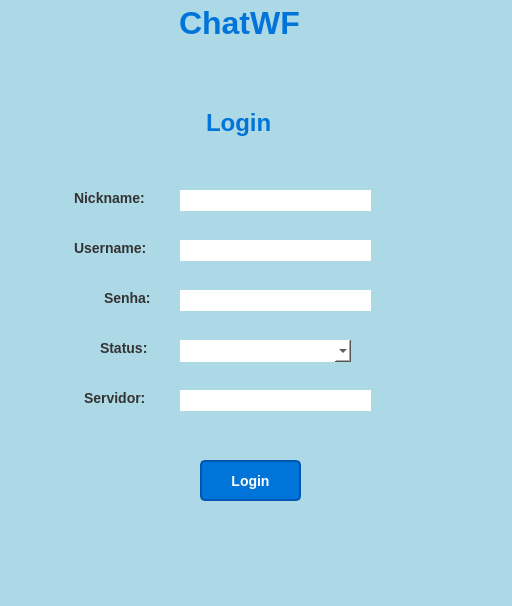
<?xml version="1.0" encoding="UTF-8"?>
<ui version="4.0">
 <class>MainWindow</class>
 <widget class="QMainWindow" name="MainWindow">
  <property name="geometry">
   <rect>
    <x>0</x>
    <y>0</y>
    <width>512</width>
    <height>606</height>
   </rect>
  </property>
  <property name="windowTitle">
   <string>Autenticação</string>
  </property>
  <property name="styleSheet">
   <string notr="true">background-color: #add8e6;</string>
  </property>
  <widget class="QWidget" name="centralwidget">
   <widget class="QLabel" name="labelNickname">
    <property name="geometry">
     <rect>
      <x>70</x>
      <y>190</y>
      <width>81</width>
      <height>21</height>
     </rect>
    </property>
    <property name="styleSheet">
     <string notr="true">color: #333; font-size: 14px; font-weight: bold; margin-bottom: 5px;</string>
    </property>
    <property name="text">
     <string>Nickname:</string>
    </property>
   </widget>
   <widget class="QLabel" name="labelUsername">
    <property name="geometry">
     <rect>
      <x>70</x>
      <y>240</y>
      <width>81</width>
      <height>21</height>
     </rect>
    </property>
    <property name="styleSheet">
     <string notr="true">color: #333; font-size: 14px; font-weight: bold; margin-bottom: 5px;</string>
    </property>
    <property name="text">
     <string>Username:</string>
    </property>
   </widget>
   <widget class="QLabel" name="labelSenha">
    <property name="geometry">
     <rect>
      <x>100</x>
      <y>290</y>
      <width>51</width>
      <height>20</height>
     </rect>
    </property>
    <property name="styleSheet">
     <string notr="true">color: #333; font-size: 14px; font-weight: bold; margin-bottom: 5px;</string>
    </property>
    <property name="text">
     <string>Senha:</string>
    </property>
   </widget>
   <widget class="QLabel" name="labelLogin">
    <property name="geometry">
     <rect>
      <x>200</x>
      <y>100</y>
      <width>111</width>
      <height>51</height>
     </rect>
    </property>
    <property name="styleSheet">
     <string notr="true">color: #0074d9; font-size: 24px; font-weight: bold; margin-bottom: 5px;</string>
    </property>
    <property name="text">
     <string>Login</string>
    </property>
   </widget>
   <widget class="QLabel" name="labelStatus">
    <property name="geometry">
     <rect>
      <x>96</x>
      <y>340</y>
      <width>61</width>
      <height>20</height>
     </rect>
    </property>
    <property name="styleSheet">
     <string notr="true">color: #333; font-size: 14px; font-weight: bold; margin-bottom: 5px;</string>
    </property>
    <property name="text">
     <string>Status:</string>
    </property>
   </widget>
   <widget class="QPushButton" name="pushButtonLogin">
    <property name="geometry">
     <rect>
      <x>200</x>
      <y>460</y>
      <width>101</width>
      <height>41</height>
     </rect>
    </property>
    <property name="styleSheet">
     <string notr="true">    background-color: #0074D9;
    color: #FFFFFF; 
    border: 2px solid #0056b3; 
    border-radius: 5px; 
    padding: 5px 15px;
    font-size: 14px;
    font-weight: bold;</string>
    </property>
    <property name="text">
     <string>Login</string>
    </property>
   </widget>
   <widget class="QLineEdit" name="lineEditNickname">
    <property name="geometry">
     <rect>
      <x>180</x>
      <y>190</y>
      <width>191</width>
      <height>21</height>
     </rect>
    </property>
    <property name="styleSheet">
     <string notr="true">background-color: #ffffff;
border: 1px soolid #ccc;
padding: 5px;</string>
    </property>
   </widget>
   <widget class="QLineEdit" name="lineEditUsername">
    <property name="geometry">
     <rect>
      <x>180</x>
      <y>240</y>
      <width>191</width>
      <height>21</height>
     </rect>
    </property>
    <property name="styleSheet">
     <string notr="true">background-color: #ffffff;
border: 1px soolid #ccc;
padding: 5px;</string>
    </property>
   </widget>
   <widget class="QLineEdit" name="lineEditSenha">
    <property name="geometry">
     <rect>
      <x>180</x>
      <y>290</y>
      <width>191</width>
      <height>21</height>
     </rect>
    </property>
    <property name="styleSheet">
     <string notr="true">background-color: #ffffff;
border: 1px soolid #ccc;
padding: 5px;</string>
    </property>
   </widget>
   <widget class="QComboBox" name="comboBoxStatus">
    <property name="geometry">
     <rect>
      <x>180</x>
      <y>340</y>
      <width>171</width>
      <height>22</height>
     </rect>
    </property>
    <property name="styleSheet">
     <string notr="true">background-color: #ffffff;
border: 1px soolid #ccc;
padding: 5px;</string>
    </property>
    <property name="currentText">
     <string/>
    </property>
   </widget>
   <widget class="QLabel" name="labelChatWF">
    <property name="geometry">
     <rect>
      <x>170</x>
      <y>0</y>
      <width>191</width>
      <height>51</height>
     </rect>
    </property>
    <property name="font">
     <font>
      <pointsize>-1</pointsize>
      <weight>75</weight>
      <bold>true</bold>
     </font>
    </property>
    <property name="styleSheet">
     <string notr="true">color: #0074d9; font-size: 32px; font-weight: bold; margin-bottom: 5px;</string>
    </property>
    <property name="text">
     <string>ChatWF</string>
    </property>
   </widget>
   <widget class="QLabel" name="labelServidor">
    <property name="geometry">
     <rect>
      <x>80</x>
      <y>390</y>
      <width>71</width>
      <height>20</height>
     </rect>
    </property>
    <property name="styleSheet">
     <string notr="true">color: #333; font-size: 14px; font-weight: bold; margin-bottom: 5px;</string>
    </property>
    <property name="text">
     <string>Servidor:</string>
    </property>
   </widget>
   <widget class="QLineEdit" name="lineEditServidor">
    <property name="geometry">
     <rect>
      <x>180</x>
      <y>390</y>
      <width>191</width>
      <height>21</height>
     </rect>
    </property>
    <property name="styleSheet">
     <string notr="true">background-color: #ffffff;
border: 1px soolid #ccc;
padding: 5px;</string>
    </property>
   </widget>
  </widget>
  <widget class="QMenuBar" name="menubar">
   <property name="geometry">
    <rect>
     <x>0</x>
     <y>0</y>
     <width>512</width>
     <height>21</height>
    </rect>
   </property>
  </widget>
  <widget class="QStatusBar" name="statusbar"/>
 </widget>
 <resources/>
 <connections/>
</ui>
